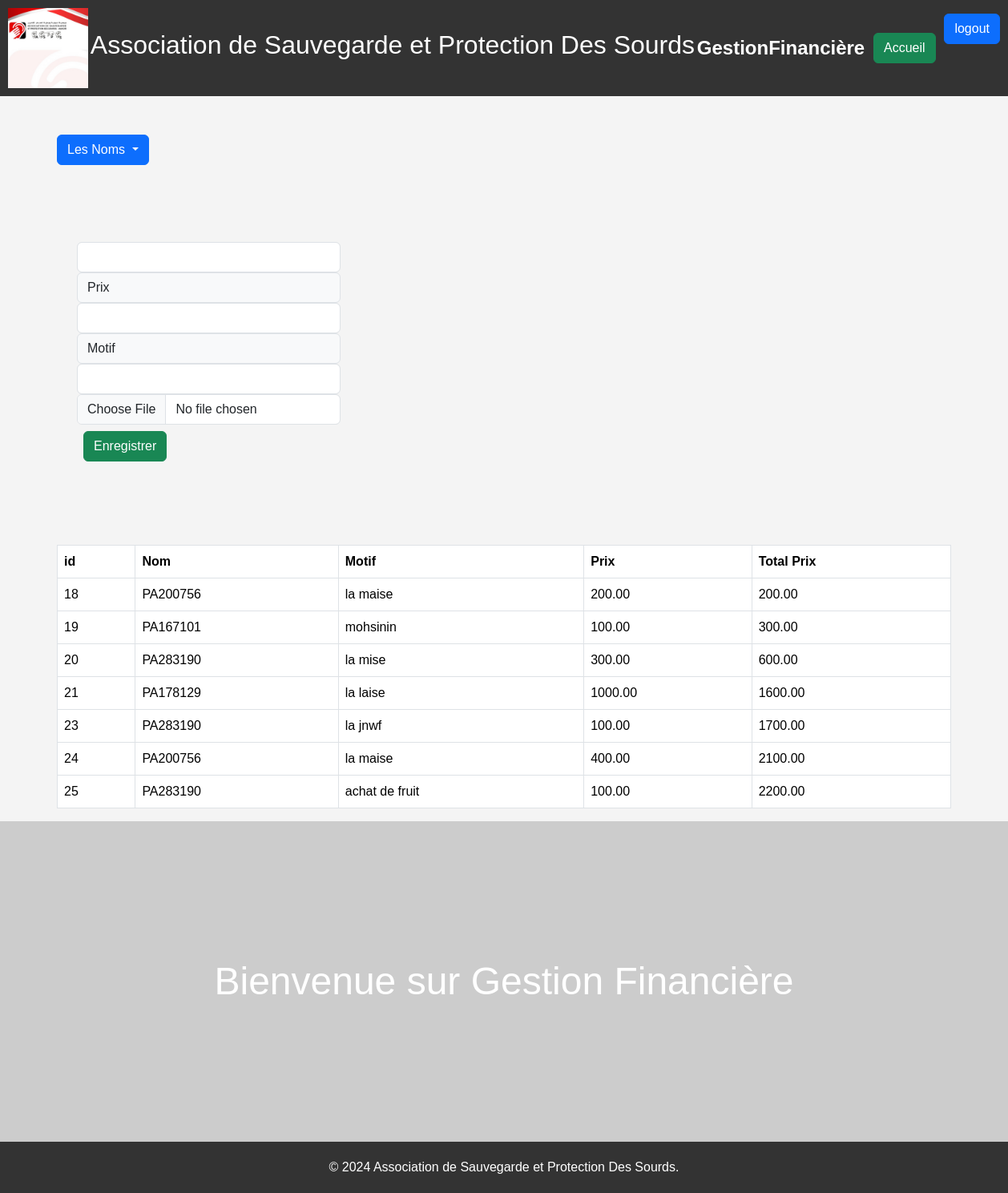
Page /recette.php (signed in) on the committed database.
### tables this page shows
CREATE TABLE `recette` (
  `id` int(11) NOT NULL,
  `nom` varchar(100) NOT NULL,
  `prix` decimal(10,2) NOT NULL,
  `motif` varchar(255) DEFAULT NULL,
  `date` date NOT NULL DEFAULT curdate(),
  `total` decimal(10,2) DEFAULT NULL
);

### recette.php (the view, shortened to what this page needs)
<?php
include 'connect.php';
?>
<!DOCTYPE html>
<html lang="en">
<head>
    <link href="https://cdn.jsdelivr.net/npm/bootstrap@5.3.3/dist/css/bootstrap.min.css" rel="stylesheet"
>
</head>
<body>
    <nav class="navbar">
        <img src="navbarlogo.png" alt="Navbar Logo" class="nav-logo">
        <h2>Association de Sauvegarde et Protection Des Sourds</h2>
        <div class="logo">GestionFinancière</div>
        <button type="button" class="btn btn-success m-2" id="redirection">Accueil</button>
        <a href="logout.php" class="btn btn-primary mb-5">logout</a>
    </nav>
    <div class="container mt-5">
        <div class="dropdown">
            <button class="btn btn-primary dropdown-toggle" type="button" id="dropdownMenuButton"
                data-bs-toggle="dropdown" aria-expanded="false">
                Les Noms
            </button>
        </div>
    </div>
    <div class="input-group m-5 p-5" stylesheet="text-align:center">
        <form action="recette.php" method="POST">
            <input type="text" name="nom" id="inputField" class="form-control" readonly>
            <span class="input-group-text">Prix</span>
            <input type="text" name="prix" class="form-control">
            <span class="input-group-text">Motif</span>
            <input type="text" name="motif" class="form-control">
            <input type="file" name="print" id="scanInput" class="form-control">
            <button type="submit" class="btn btn-success m-2">Enregistrer</button>
        </form>
    </div>
    <div class="container mt-5">
        <table class="table table-bordered">
            <thead>
                <tr>
                    <th>id</th>
                    <th>Nom</th>
                    <th>Motif</th>
                    <th>Prix</th>
                    <th>Total Prix</th>
                </tr>
            </thead>
            <tbody>
                <?php
                $sql_display = "SELECT * FROM `recette`";
                $result_display = mysqli_query($con, $sql_display);
                if ($result_display) {
                    while ($row = mysqli_fetch_assoc($result_display)) {
                        ?>
                <tr>
                    <td><?php echo $row['id'] ?></td>
                    <td><?php echo $row['nom'] ?></td>
                    <td><?php echo $row['motif'] ?></td>
                    <td><?php echo $row['prix'] ?></td>
                    <td><?php echo $row['total'] ?></td>
                </tr>
                <?php
                    }
                } else {
                    echo '<tr><td colspan="5">No data found</td></tr>';
                }
                ?>
            </tbody>
        </table>
    </div>
    <div class="hero">
        <h1>Bienvenue sur Gestion Financière</h1>
    </div>
    <footer class="footer">&copy; 2024 Association de Sauvegarde et Protection Des Sourds. </footer>
</body>
</html>

### recette.php (style rules this page uses)
body { margin: 0; font-family: Arial, sans-serif; background-color: #f4f4f4; }
.navbar { background-color: #333; color: #fff; padding: 10px; display: flex; justify-content: space-between; align-items: center; }
.navbar .logo { font-size: 24px; font-weight: bold; }
.hero { background-image: url('https://via.placeholder.com/'); background-size: cover; background-position: center; height: 400px; display: flex; justify-content: center; align-items: center; color: #fff; text-align: center; }
.hero h1 { font-size: 48px; margin: 0; }
.footer { background-color: #333; color: #fff; padding: 20px; text-align: center; }
nav .nav-logo { height: 100px; width: 100px; }

### rows in the picture
recette: id "18", nom "PA200756", motif "la maise", prix "200.00", total "200.00"
recette: id "19", nom "PA167101", motif "mohsinin", prix "100.00", total "300.00"
recette: id "20", nom "PA283190", motif "la mise", prix "300.00", total "600.00"
recette: id "21", nom "PA178129", motif "la laise", prix "1000.00", total "1600.00"
recette: id "23", nom "PA283190", motif "la jnwf", prix "100.00", total "1700.00"
recette: id "24", nom "PA200756", motif "la maise", prix "400.00", total "2100.00"
recette: id "25", nom "PA283190", motif "achat de fruit", prix "100.00", total "2200.00"
